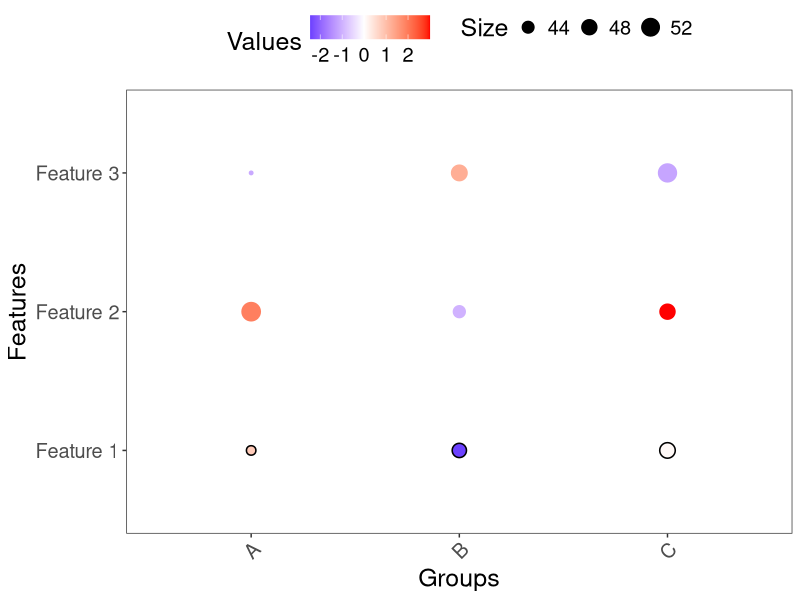
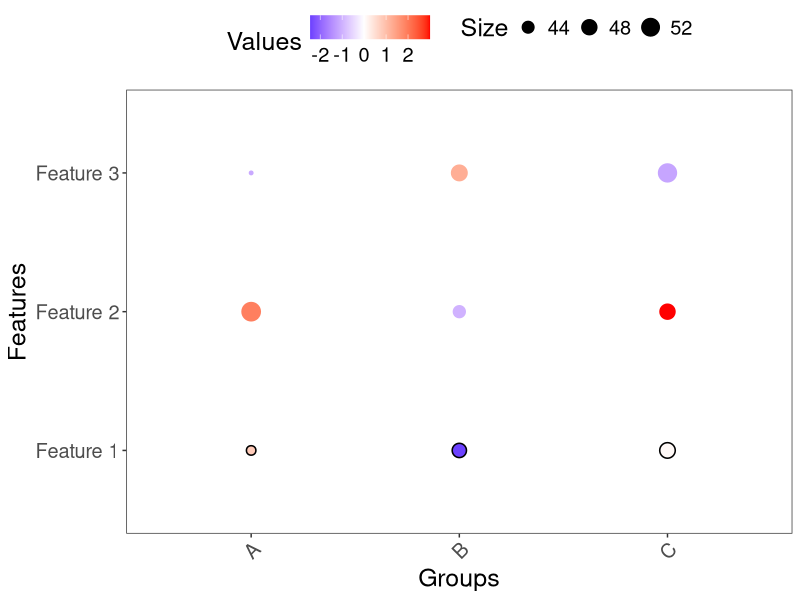
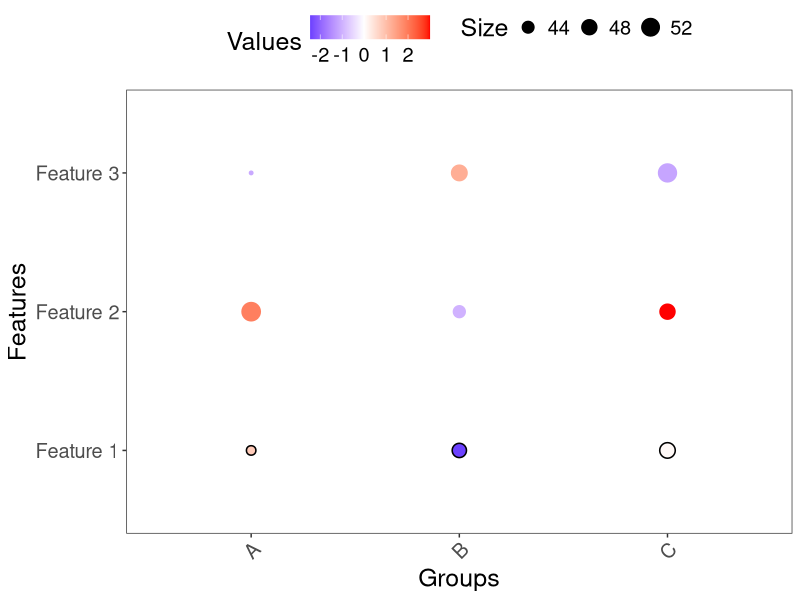

Reproduce these figures in R, in order.
##### Loading libraries ####
library(tidyverse)
##### Loading libraries ####


##### Loading data ####
data_example <- readr::read_csv(file = "data/data_example.csv")
##### Loading data ####


##### Subsetting data based on pvalue ####
data_example_sig <- data_example %>% dplyr::filter(Pvalues < 0.05)
##### Subsetting data based on pvalue ####


##### Dotplot code ####
ggplot(data = data_example, aes(x = Groups, y = Features, color = Values, size = Size)) +
  geom_point() +
  geom_point(data = data_example_sig, fill = NA, color = "black", shape = 21, stroke = 0.8) + # geom_point for pvalue or padj significance
  theme_bw() + # Background white theme
  theme(text = element_text(size = 18), # Change size of font to 18
        axis.text.x = element_text(angle = 45, hjust = 1), # Change the axis-x title to 45 degree angle
        legend.position = "top",
        panel.grid = element_blank()) + # Remove lines for minor and major grid
  scale_color_gradient2(midpoint = 0, low = "blue", mid = "white", high = "red") # Change the color scale to blue, white and red
##### Dotplot code ####


##### Save plot in PNG, PDF or SVG files ####
ggsave(filename = "dotplot_example.png")
ggsave(filename = "dotplot_example.pdf")
##### Save plot in PNG, PDF or SVG files ####

